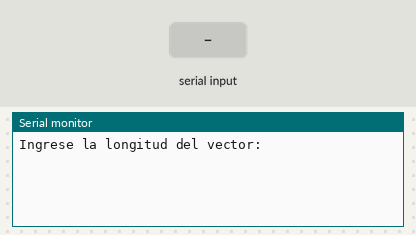
Bench run of a program on a simulated Arduino Uno, built with avr-gcc and run on an emulated ATmega328P. On the bench: the last lines printed to the serial monitor. The inputs (shaded band) are chosen by the test bench.

Above: at 0.9 s.
1.0 s: "90,45\n" received over Serial
At 1.5 s:
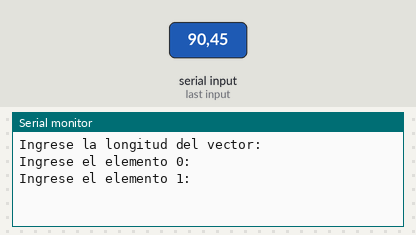
2.5 s: "30,150\n" received over Serial
At 5.0 s:
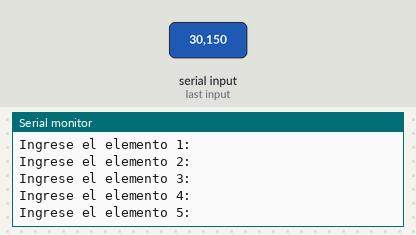
Timing chart, 0 to 6.5 s (numbered marks = the images above; inputs shaded):
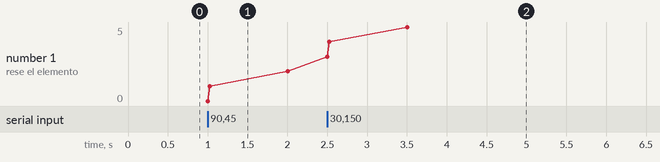

The program:

main.cpp
```cpp
//escribe un programa que lea de la entrada estadar un vector  de nuemeros y muestre en la salidad estadar los numeros del vector con sus indices asociados
#include <Arduino.h>
// Función para determinar el mayor elemento del vector
  int encontrarMayor(int vector[], int longitud) {
  int mayor = vector[0]; // Asignamos el primer elemento como el mayor

  // Recorremos el vector y comparamos cada elemento con el mayor actual
  for (int i = 1; i < longitud; i++) {
    if (vector[i] > mayor) {
      mayor = vector[i];
    }
  }

  return mayor;
}

void setup() {
  Serial.begin(9600); // Inicializamos la comunicación serial
  Serial.println(); //salto de linea


  int longitud; // Variable para almacenar la longitud del vector

  Serial.println("Ingrese la longitud del vector:");
  while (Serial.available() == 0) {} // Esperamos a que se ingrese un valor
  longitud = Serial.parseInt(); // Leemos el valor ingresado

  int vector[longitud]; // Creamos el vector con la longitud especificada

  // Leemos los elementos del vector
  for (int i = 0; i < longitud; i++) {
    Serial.print("Ingrese el elemento ");
    Serial.print(i);
    Serial.println(":");
    while (!Serial.available()) {}// Esperamos a que se ingrese un valor
    vector[i] = Serial.parseInt(); // Leemos el elemento ingresado
  }

  int mayor = encontrarMayor(vector, longitud); // Determinamos el mayor elemento

  // Mostramos el resultado
  Serial.print("El mayor elemento del vector es: ");
  Serial.println(mayor);
  }
  void loop() {
}
```

Measured:
- after the input at 1.0 s, the serial monitor: prints a new line at once (image 1)
- after the input at 2.5 s, the serial monitor: prints a new line at once (image 2)
- plotted number 1: 2 → 5 after the input at 2.5 s
